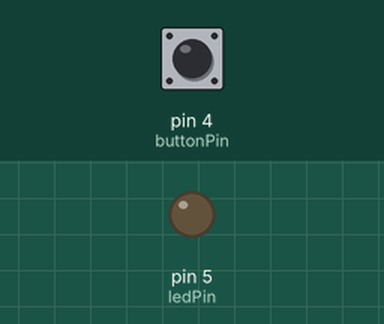
A sketch run on a simulated Arduino Uno, built with avr-gcc and run on an emulated ATmega328P. Shown: output pins drawn as LEDs (lit = HIGH). The inputs (shaded band) are chosen by the test bench; at power-on: pin 4 (buttonPin) LOW. Random numbers use the default seed unless the sketch sets one; what the sketch prints to the serial monitor is not drawn.

Above: at 1.2 s.
1.3 s: pin 4 (buttonPin) pulled HIGH for 0.15 s
4.4 s: pin 4 (buttonPin) pulled HIGH for 1 s
7.4 s: pin 4 (buttonPin) pulled HIGH for 3.2 s
At 12.0 s:
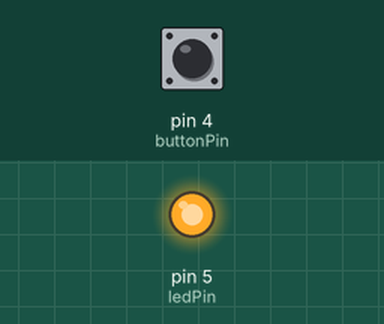
12.3 s: pin 4 (buttonPin) driven HIGH
At 14.7 s:
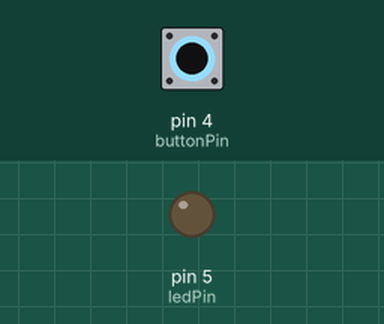
Timing chart, 0 to 15.8 s (numbered marks = the images above; inputs shaded):
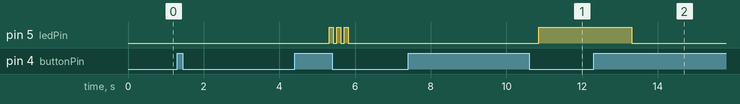

Measured:
- after the input at 1.3 s, every drawn part: stays the same
- after the input at 7.4 s, pin 5 (ledPin): LOW → HIGH after 3.4 s
- after the input at 12.3 s, pin 5 (ledPin): HIGH → LOW after 1.0 s
- by itself, pin 5 (ledPin): alternates HIGH for 0.10 s and LOW for 0.10 s, 6 changes in all, then stays LOW

The sketch:

mission4_special.ino
```cpp
// เกม: กดให้ไว ก่อนภัยมา
const int buttonPin = 4;
const int ledPin = 5;

int minWait = 2000;   // เวลารอต่ำสุดก่อนไฟติด (ms)
int maxWait = 5000;   // เวลารอสูงสุดก่อนไฟติด (ms)
int scoreFast = 300;  // เกณฑ์ "เร็วมาก" (ms)
int scoreGood = 600;  // เกณฑ์ "เร็วดี" (ms)

unsigned long startTime;

void setup() {
  Serial.begin(115200);
  pinMode(buttonPin, INPUT);
  pinMode(ledPin, OUTPUT);
  digitalWrite(ledPin, LOW);
  Serial.println("=== เกม: กดให้ไว ก่อนภัยมา ===");
  Serial.println("กดปุ่มเพื่อเริ่ม...");
}

void loop() {
  if (digitalRead(buttonPin) == HIGH) {
    delay(200);
    Serial.println("[กดปุ่มแล้ว] เตรียมตัว...");
    int waitTime = random(minWait, maxWait);
    delay(waitTime);

    digitalWrite(ledPin, HIGH);
    Serial.println("ไฟติดแล้ว! กดเดี๋ยวนี้!");
    startTime = millis();

    while (digitalRead(buttonPin) == LOW) {
      // วนรอจนกว่าจะกด
    }

    unsigned long reactionTime = millis() - startTime;
    digitalWrite(ledPin, LOW);

    Serial.print("ผลลัพธ์: เวลาปฏิกิริยา = ");
    Serial.print(reactionTime);
    Serial.println(" ms");

    if (reactionTime < scoreFast) {
      Serial.println("ระดับ: เร็วมาก!");
      for (int i = 0; i < 3; i++) {
        digitalWrite(ledPin, HIGH); delay(100);
        digitalWrite(ledPin, LOW);  delay(100);
      }
    } else if (reactionTime < scoreGood) {
      Serial.println("ระดับ: เร็วดี");
      for (int i = 0; i < 2; i++) {
        digitalWrite(ledPin, HIGH); delay(300);
        digitalWrite(ledPin, LOW);  delay(300);
      }
    } else {
      Serial.println("ระดับ: ลองใหม่นะ");
      digitalWrite(ledPin, HIGH); delay(1000);
      digitalWrite(ledPin, LOW);
    }

    delay(200);
    Serial.println();
    Serial.println("กดปุ่มเพื่อเล่นรอบใหม่...");
  }
}
```
